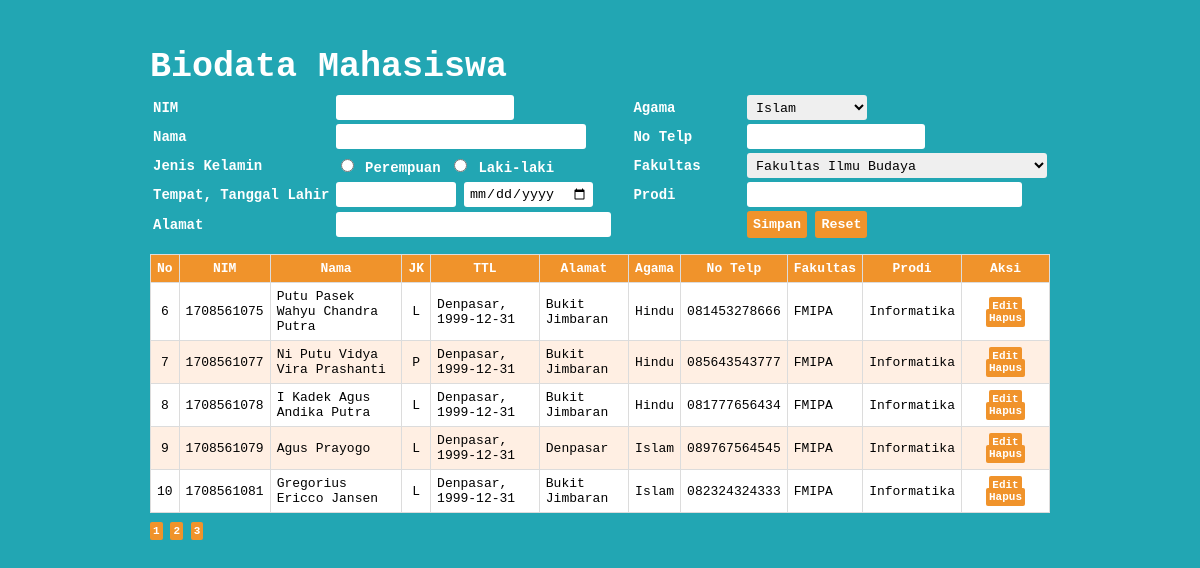
The page /?halaman=2 on the database its author committed.
### tables this page shows
CREATE TABLE `mahasiswa` (
  `nim` varchar(10) NOT NULL,
  `nama` varchar(50) DEFAULT NULL,
  `jk` enum('P','L') DEFAULT NULL,
  `tmp_lahir` varchar(30) DEFAULT NULL,
  `tgl_lahir` date DEFAULT NULL,
  `alamat` varchar(100) DEFAULT NULL,
  `agama` enum('Islam','Protestan','Katolik','Hindu','Buddha','Kong Hu Cu') DEFAULT NULL,
  `no_telp` varchar(15) DEFAULT NULL,
  `fakultas` enum('FIB','FK','FH','FT','FP','FEB','FAPET','FMIPA','FKH','FTP','FPAR','FISIP','FKP') DEFAULT NULL,
  `prodi` varchar(50) DEFAULT NULL
);

### index.php (the view, shortened to what this page needs)
<html>
    <head>
        <link type="text/css" rel="stylesheet" href="style.css">
    </head>
    <body>
        <div class="container">
            <h2>Biodata Mahasiswa</h2>
            <form method="post" action="simpan.php">
            <table width=100% class="label">
                <tr>
                    <td width="180px">NIM</td>
                    <td width="280px"><input type="number" class="input-form" name="nim"></td>
                    <td width="10px"></td>
                    <td width="110px">Agama</td>
                    <td>
                        <select name="agama" class="input-form" style="width:120px;">
                            <option value="Islam">Islam</option>
                        </select>
                    </td>
                </tr>
                <tr>
                    <td>Nama</td>
                    <td><input type="text" class="input-form" name="nama" style="width:250px"></td>
                    <td></td>
                    <td>No Telp</td>
                    <td><input type="number" class="input-form" name="no_telp"></td>
                </tr>
                <tr>
                    <td>Jenis Kelamin</td>
                    <td>
                        <input type="radio" value="P" name="jk"> Perempuan
                        <input type="radio" value="L" name="jk"> Laki-laki
                    </td>
                    <td></td>
                    <td>Fakultas</td>
                    <td>
                        <select name="fakultas" class="input-form" style="width:300px;">
                            <option value="FIB">Fakultas Ilmu Budaya</option>
                        </select>
                    </td>
                </tr>
                <tr>
                    <td>Tempat, Tanggal Lahir</td>
                    <td>
                        <input type="text" class="input-form" name="tmp_lahir" style="width:120px">
                        <input type="date" class="input-form" name="tgl_lahir">
                    </td>
                    <td></td>
                    <td>Prodi</td>
                    <td><input type="text" class="input-form" name="prodi" style="width:275px"></td>
                </tr>
                <tr>
                    <td>Alamat</td>
                    <td><input type="text" class="input-form" name="alamat" style="width:275px"></td>
                    <td></td>
                    <td></td>
                    <td>
                        <button type="submit" class="btn-simpan">Simpan</button>
                        <button type="reset" class="btn-simpan">Reset</button>
                    </td>
                </tr>
            </table>
            </form>
            <table border="1" width="100%" class="tabel">
                <tr>
                    <th>No</th>
                    <th>NIM</th>
                    <th>Nama</th>
                    <th>JK</th>
                    <th>TTL</th>
                    <th>Alamat</th>
                    <th>Agama</th>
                    <th>No Telp</th>
                    <th>Fakultas</th>
                    <th>Prodi</th>
                    <th>Aksi</th>
                </tr>
                <?php
                    $halaman = 5;
                    $page = isset($_GET["halaman"]) ? (int)$_GET["halaman"] : 1;
                    $mulai = ($page>1) ? ($page * $halaman) - $halaman : 0;
                    include "koneksi.php";
                    $query_mysqli = mysqli_query($koneksi, "SELECT * FROM mahasiswa LIMIT $mulai, $halaman")or die(mysql_error());
                    $result = mysqli_query($koneksi, "SELECT * FROM mahasiswa");
                    $total = mysqli_num_rows($result);
                    $pages = ceil($total/$halaman);
                    $nomor = $mulai+1;
                    while($data = mysqli_fetch_array($query_mysqli)){
                ?>
                <tr>
                    <td align="center"><?php echo $nomor++; ?></td>
                    <td><?php echo $data['nim']; ?></td>
                    <td><?php echo $data['nama']; ?></td>
                    <td align="center"><?php echo $data['jk']; ?></td>
                    <td><?php echo $data['tmp_lahir'].", ".$data['tgl_lahir'];; ?></td>
                    <td><?php echo $data['alamat']; ?></td>
                    <td><?php echo $data['agama']; ?></td>
                    <td><?php echo $data['no_telp']; ?></td>
                    <td><?php echo $data['fakultas']; ?></td>
                    <td><?php echo $data['prodi']; ?></td>
                    <td width="75px" align="center">
                        <a class="edit" href="edit_form.php?id=<?php echo $data['nim']; ?>">Edit</a>
                        <a class="hapus" href="hapus.php?id=<?php echo $data['nim']; ?>" onclick="return confirm('Yakin ingin menghapus data?')">Hapus</a>
                    </td>
                </tr>
                <?php } ?>
            </table>
            <div style="margin-top:10px;">
                <?php for ($i=1; $i<=$pages ; $i++){ ?>
                <a href="?halaman=<?php echo $i; ?>"><?php echo $i; ?></a>
                <?php } ?>
            </div>
        </div>
    </body>
</html>

### style.css (style rules this page uses)
* { font-family: monospace; }
body { background-color:#22a6b3; }
.container { height: auto; padding: 10px; width: 900px; color: #fff; margin: auto; }
h2 { font-size: 35px; font-weight: bold; margin-bottom: 5px; }
.label { font-size: 14px; font-weight: bold; color: #fff; }
.input-form { height: 25px; padding: 5px; border: none; border-radius: 3px; }
.btn-simpan { padding: 6px; border: none; color: #fff; background-color: #f0932b; border-radius: 3px; font-weight: bold; }
.tabel { border-collapse: collapse; }
.tabel, .tabel th, .tabel td { border: 1px solid gainsboro; padding: 6px; }
.tabel th { background-color:#f0932b; color: #fff; }
.tabel tr:nth-child(odd) { background-color: #FFEFE3 ; }
.tabel tr:nth-child(even) { background-color: #FFF ; }
a { text-decoration: none; color: white; background-color: #f0932b; padding: 3px; border-radius: 2px; font-size: 11px; font-weight: bold; }

### rows shown on the page
mahasiswa: nim "1708561075", nama "Putu Pasek Wahyu Chandra Putra", jk "L", tmp_lahir "Denpasar", tgl_lahir "1999-12-31", alamat "Bukit Jimbaran", agama "Hindu", no_telp "081453278666", fakultas "FMIPA", prodi "Informatika"
mahasiswa: nim "1708561077", nama "Ni Putu Vidya Vira Prashanti", jk "P", tmp_lahir "Denpasar", tgl_lahir "1999-12-31", alamat "Bukit Jimbaran", agama "Hindu", no_telp "085643543777", fakultas "FMIPA", prodi "Informatika"
mahasiswa: nim "1708561078", nama "I Kadek Agus Andika Putra", jk "L", tmp_lahir "Denpasar", tgl_lahir "1999-12-31", alamat "Bukit Jimbaran", agama "Hindu", no_telp "081777656434", fakultas "FMIPA", prodi "Informatika"
mahasiswa: nim "1708561079", nama "Agus Prayogo", jk "L", tmp_lahir "Denpasar", tgl_lahir "1999-12-31", alamat "Denpasar", agama "Islam", no_telp "089767564545", fakultas "FMIPA", prodi "Informatika"
mahasiswa: nim "1708561081", nama "Gregorius Ericco Jansen", jk "L", tmp_lahir "Denpasar", tgl_lahir "1999-12-31", alamat "Bukit Jimbaran", agama "Islam", no_telp "082324324333", fakultas "FMIPA", prodi "Informatika"
